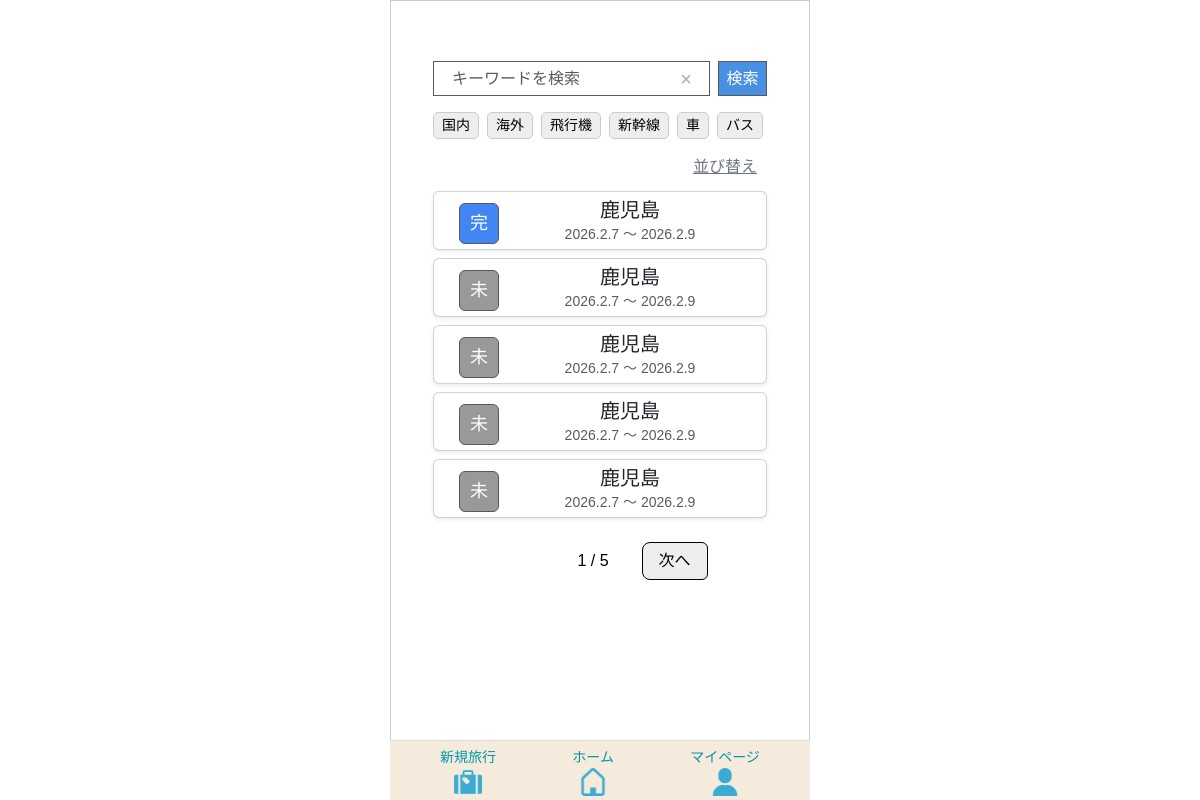
The app's page /home/ (signed in) with its own data.
### app/models/travel.py (models this page shows, shortened)
class Transport(models.Model):
    class TransportType(models.IntegerChoices):
     AIRPLANE   = 0, _("飛行機")
     SHINKANSEN = 1, _("新幹線")
     CAR        = 2, _("車")
     BUS        = 3, _("バス")
     TRAIN      = 4, _("電車")
     OTHER      = 5, _("その他")
    transport_id = models.AutoField(
        primary_key=True,
        verbose_name=_("交通手段ID")
    )
    transport_type = models.IntegerField(
    choices=TransportType.choices,
    verbose_name=_("交通手段")
    )
    created_at = models.DateTimeField(
        auto_now_add=True,
        verbose_name=_("作成日")
    )
    updated_at = models.DateTimeField(
       auto_now=True,
        verbose_name=_("更新日")
    )
    class Meta:
        verbose_name = _("交通手段")
        verbose_name_plural = _("交通手段")

class Travel_info(models.Model):
    class StayType(models.IntegerChoices):
        DAY_TRIP = 0, _("日帰り")
        STAY     = 1, _("宿泊")
    class LocationType(models.IntegerChoices):
        DOMESTIC = 0, _("国内")
        OVERSEAS = 1, _("海外")
    class StatusType(models.IntegerChoices):
        NOT_DONE  = 0, _("未")
        COMPLETE  = 1, _("完")
        PROCESSED = 2, _("済")
    travel_info_id = models.AutoField(
        primary_key=True,
        verbose_name=_("旅行情報ID")
    )
    user = models.ForeignKey(
        settings.AUTH_USER_MODEL,
        on_delete=models.CASCADE,
        verbose_name=_("ユーザーID")
    )
    travel_title = models.CharField(
        max_length=100,
        verbose_name=_("旅行タイトル")
    )
    start_date = models.DateField(
        verbose_name=_("開始日")
    )
    end_date = models.DateField(
        verbose_name=_("終了日")
    )
    stay_type = models.IntegerField(
        choices=StayType.choices,
        verbose_name=_("宿泊タイプ")
    )
    location = models.IntegerField(
        choices=LocationType.choices,
        verbose_name=_("場所"),
    )
    memo = models.CharField(
        max_length=230,
        blank=True,
        verbose_name=_("メモ")
    )
    status = models.IntegerField(
        choices=StatusType.choices,
        default=0,
        verbose_name=_("ステータス")
    )
    transport = models.ManyToManyField(
        "Transport",
        through="Travelmode",
        verbose_name=_("交通手段")
    )
    created_at = models.DateTimeField(
        auto_now_add=True,
        verbose_name=_("作成日")
    )
    updated_at = models.DateTimeField(
       auto_now=True,
        verbose_name=_("更新日")
    )
    class Meta:
        verbose_name = _("旅行情報")
        verbose_name_plural = _("旅行情報")

### app/views/home.py (the view)
# urls.py: path('home/', HomeView.as_view(), name='home'),
class HomeView(LoginRequiredMixin, TemplateView):
    template_name = "home/home.html"
    login_url = "/"
    def get(self, request, *args, **kwargs):
        keyword = request.GET.get("keyword", "")
        travel_type = request.GET.getlist("travel_type")
        transport_filter = [t for t in request.GET.getlist("transport") if t]
        sort = request.GET.get("sort", "")
        travels = Travel_info.objects.filter(user=request.user)
        if keyword:
            travels = travels.filter(travel_title__icontains=keyword)
        if travel_type:
            travels = travels.filter(location__in=travel_type)
        if transport_filter:
            travels = travels.filter(
                transport__transport_type__in=transport_filter
            )
        today = timezone.now().date()
        completed_travel_ids = (
            TravelItem.objects
            .filter(travel_category__template__travel_info__user=request.user)
            .values("travel_category__template__travel_info")
            .annotate(
                total=Count("id"),
                done=Count("id", filter=Q(item_checked=TravelItem.ItemChecked.YES))
            )
            .filter(total=F("done"))
            .values_list("travel_category__template__travel_info", flat=True)
        )
        travels = travels.annotate(
            display_status=Case(
                When(end_date__lt=today, then=Value("済")),
                When(travel_info_id__in=completed_travel_ids, then=Value("完")),
                default=Value("未"),
                output_field=CharField()
            )
        )
        travels = travels.annotate(
            status_order=Case(
                When(display_status="完", then=0),
                When(display_status="未", then=1),
                When(display_status="済", then=2),
                default=3,
                output_field=IntegerField(),
            )
        )
        if sort == "title_asc":
            travels = travels.order_by("travel_title")
        elif sort == "title_desc":
            travels = travels.order_by("-travel_title")
        elif sort == "date_asc":
            travels = travels.order_by("start_date")
        elif sort == "date_desc":
            travels = travels.order_by("-start_date")
        else:
            travels = travels.order_by("status_order", "-start_date")
        paginator = Paginator(travels, 5)
        page = request.GET.get("page")
        travels_page = paginator.get_page(page)
        tags = Transport.objects.exclude(
            transport_type=Transport.TransportType.OTHER
        )
        return render(request, self.template_name, {
            "travels": travels_page,
            "keyword": keyword,
            "tags": tags,
            "travel_type": travel_type,
            "transport": transport_filter,
            "sort": sort,
        })

### templates/home/home.html (shortened to what this page needs)
{% extends 'base.html' %}
{% load static %}
{% block extra_css %}
{{ block.super }}
<link rel="stylesheet" href="{% static 'tabipre/css/home.css' %}">
{% endblock %}
{% block content %}
<div class="container mt-5">
    <form method="GET" id="searchForm" class="d-flex mb-3 position-relative">
        <span id="clearBtn" class="clear-btn">&times;</span>
        <input type="text" name="keyword" id="keywordInput"
               value="{{ keyword }}"
               class="form-control me-2 search-input"
               placeholder="キーワードを検索">
        <button class="search-btn">検索</button>
    </form>
    <div class="d-flex flex-row flex-nowrap overflow-auto mb-2">
        <a href="#"
           class="tag-badge {% if '0' in travel_type %}selected{% endif %}"
           data-type="travel_type" data-value="0">国内</a>
        <a href="#"
           class="tag-badge {% if '1' in travel_type %}selected{% endif %}"
           data-type="travel_type" data-value="1">海外</a>
        {% for tag in tags %}
            <a href="#"
               class="tag-badge {% if tag.transport_type|stringformat:'s' in transport %}selected{% endif %}"
               data-type="transport"
               data-value="{{ tag.transport_type }}">
                {{ tag.get_transport_type_display }}
            </a>
        {% endfor %}
    </div>
    <div class="sort-btn-wrapper mb-2">
        <a href="#" class="sort-btn" data-bs-toggle="modal" data-bs-target="#sortModal">
            並び替え
        </a>
    </div>
    {% for t in travels %}
        <a href="{% url 'app:travel_detail' t.travel_info_id %}" class="text-decoration-none text-dark">
            <div class="card mb-2 shadow-sm">
                <div class="card-body d-flex align-items-center">
                    <div class="align-items-center">
                        {% if t.display_status == "未" %}
                            <span class="badge-t status-mi">未</span>
                        {% elif t.display_status == "完" %}
                            <span class="badge-t status-kan">完</span>
                        {% elif t.display_status == "済" %}
                            <span class="badge-t status-zumi">済</span>
                        {% endif %}
                    </div>
                    <div class="flex-grow-1 d-flex flex-column justify-content-center text-center">
                        <h5 class="card-title">{{ t.travel_title }}</h5>
                        <p class="card-text text-muted">
                            {{ t.start_date|date:"Y.n.j" }} 〜 {{ t.end_date|date:"Y.n.j" }}
                        </p>
                    </div>
                </div>
            </div>
        </a>
    {% empty %}
        <p class="text-center text-muted">旅行がありません</p>
    {% endfor %}
    <div class="d-flex justify-content-center mt-4">
        <nav>
            <ul class="pagination">
                {% if travels.has_previous %}
                    <li class="page-item">
                        <a class="page-link"
                           href="?page={{ travels.previous_page_number }}&keyword={{ keyword }}&sort={{ sort }}">
                           前へ
                        </a>
                    </li>
                {% else %}
                    <li class="page-item disabled">
                    </li>
                {% endif %}
                <li class="page-item active">
                    <span class="page-link">
                        {{ travels.number }} / {{ travels.paginator.num_pages }}
                    </span>
                </li>
                {% if travels.has_next %}
                    <li class="page-item">
                        <a class="page-link"
                           href="?page={{ travels.next_page_number }}&keyword={{ keyword }}&sort={{ sort }}">
                           次へ
                        </a>
                    </li>
                {% else %}
                    <li class="page-item disabled">
                        <span class="page-link" style="visibility: hidden;">次へ</span>
                    </li>
                {% endif %}
            </ul>
        </nav>
    </div>
</div>
{% endblock %}

### static/tabipre/css/base/base.css (style rules this page uses)
.badge-t { display: inline-block; min-width: 32px; border-radius: 6px; font-size: 18px; padding: 6px 10px; margin: 5px 20px 0 0 !important; border: 1px solid #595959; }
.badge-t.status-mi { background: #999; color: #fff; }
.badge-t.status-kan { background: #4285f4; color: #fff; }
.card-body { padding: 8px 16px !important; }
input, select, textarea { width: 100%; padding: 6px 10px; border-radius: 0; border: 1px solid #595959; font-size: 18px; box-sizing: border-box; }
input.form-control, select.form-control, textarea.form-control { border: 1px solid #595959 !important; }

### static/tabipre/css/home.css (style rules this page uses)
form input { border: 1px solid #ccc; padding: 8px; width: 100%; background-color: #ffffff; box-sizing: border-box; transition: border-color 0.25s ease, box-shadow 0.25s ease; color: #000; }
.search-input { height: 35px; width: 85%; padding: 4px 8px; border: 1px solid #ccc; }
.search-btn { font-size: 16px; background-color: #4a90e2; color: #fff; height: 35px; width: 50px; padding: 4px 6px; line-height: 1; border: 1px solid #595959; }
input[type="text"], button { border-radius: 0; }
.card-body { padding: 4px 25px !important; }
.card-title { margin: 2px 0; }
.card-text { margin: 0; font-size: 14px; }
.sort-btn-wrapper { display: flex; justify-content: flex-end; }
.sort-btn { padding: 4px 10px; font-size: 16px; color: #6c757d; }
.tag-badge { display: inline-block; background-color: #eee; color: #000; padding: 2px 8px; border-radius: 5px; font-size: 14px; white-space: nowrap; margin-right: 8px; border: 1px solid #ccc; text-decoration: none; margin-bottom: 4px; }
.pagination { display: flex; justify-content: center; align-items: center; gap: 24px; }
.page-link { background-color: #eee !important; color: #000; border: 1px solid #000 !important; padding: 6px 16px; border-radius: 8px; font-size: 16px; }
.page-item span.page-link { background: #fff !important; color: #000 !important; border: none !important; padding: 6px 10px; font-size: 16px; }
.clear-btn { position: absolute; right: 70px; top: 50%; transform: translateY(-50%); font-size: 20px; color: #aaa; cursor: pointer; padding: 5px; background: transparent; z-index: 10; display: block; }
.search-input { padding-right: 40px; }
.search-input::placeholder { padding-left: 10px; }

### records on screen
Transport: transport_type "飛行機"
Transport: transport_type "新幹線"
Transport: transport_type "車"
Transport: transport_type "バス"
Travel_info: shows "完", travel_title "鹿児島", start_date "2026.2.7", end_date "2026.2.9"
Travel_info: shows "未", travel_title "鹿児島", start_date "2026.2.7", end_date "2026.2.9"
Travel_info: shows "未", travel_title "鹿児島", start_date "2026.2.7", end_date "2026.2.9"
Travel_info: shows "未", travel_title "鹿児島", start_date "2026.2.7", end_date "2026.2.9"
Travel_info: shows "未", travel_title "鹿児島", start_date "2026.2.7", end_date "2026.2.9"

### other values on screen
{{ travels.number }} "1"
{{ travels.paginator.num_pages }} "5"
